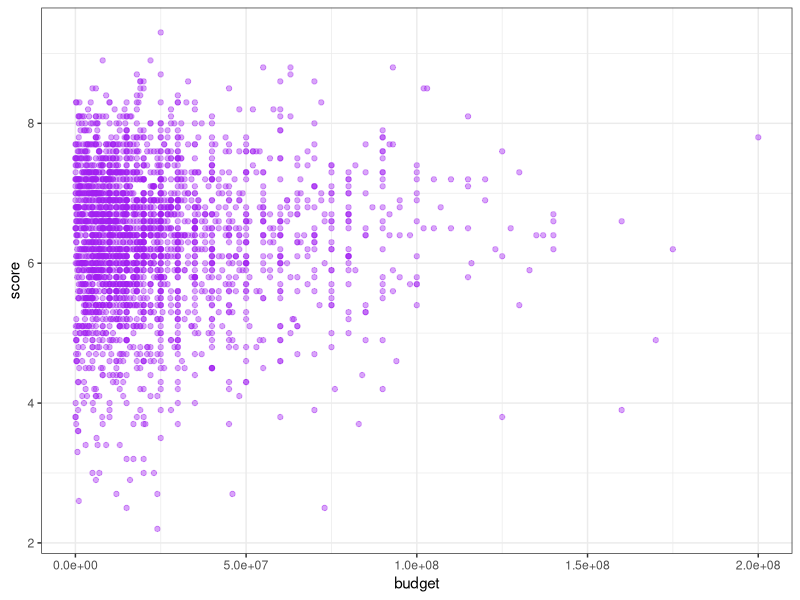

The R source for this figure:
library(dplyr)
library(ggplot2)

## Are certain companies capable of creating the best movies?
my_data = read.csv("data/movies_updated.csv")

## summarize the actor/actress with most appearances and the popularity of their films
View(arrange(filter(summarize(my_data, appearances = n(), popularity = mean(score), .by = star), appearances >= 5), desc(popularity)))
## surprisingly, Kevin Spacey was featured in best scored movies, with an average of 7.7 while starring in 7 movies

## make sure that the budgets are above 0
movies <- filter(my_data, budget > 0)

## see if the budget affects the score that the movie receives
ggplot(data = movies, 
       aes(x = budget, y = score)) +
  geom_point(color = "purple", alpha = 0.4) +
  theme_bw()

## filter out movies that have less than 10,000 votes to ensure that there is enough votes for an accurate score
my_data <- filter(my_data, votes > 10000)

## mutated by adding how many movies that they released, and the average score from company
my_data <- mutate(my_data, average_score = mean(score), .by = company, na.rm = T)
my_data <- mutate(my_data, movies_released = n(), .by = company)

## filter it by getting companies that released more than one movie
my_data <- filter(my_data, movies_released > 20)

## arrange it by most popular rated companies
my_data <- arrange(my_data, average_score)

## select only the columns with name, rating, score, budget, gross, company, run time, average score, and movies_released
my_data <- select(my_data, name:rating, score, budget:movies_released)
View(my_data)

